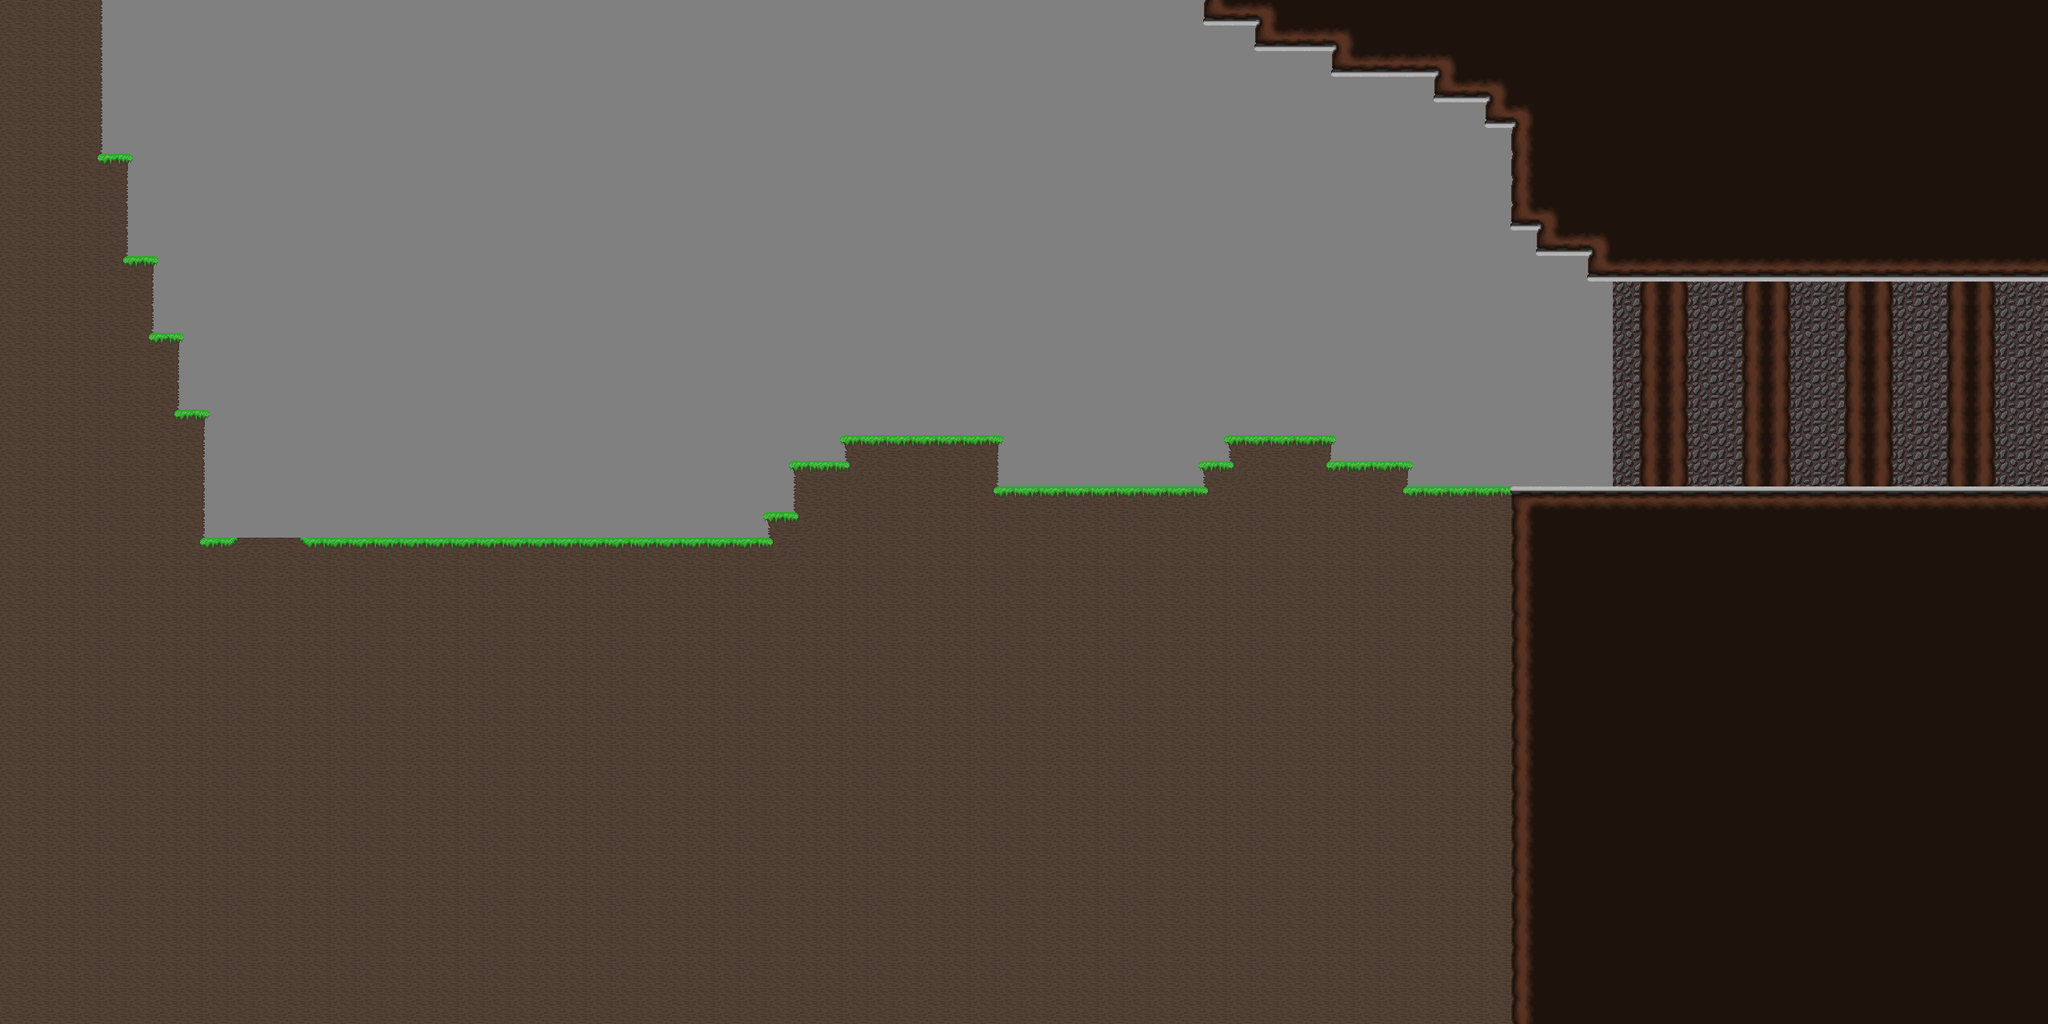

This is a level from a 2D game, rendered from its Tiled map with the project's own tilesets. A one-line summary and the map file follow, with tile-layer data summarised:
An orthogonal 80x40 tile map with 32x32 px tiles, 4 tile layers (BG, Tile Layer 1, Tile Layer 2, FG), 5 tilesets and 18 objects (Ant, Player).

<map version="1.0" orientation="orthogonal" renderorder="right-down" width="80" height="40" tilewidth="32" tileheight="32" backgroundcolor="#00808080" nextobjectid="53">
 <tileset firstgid="1" source="../tilesets/GA-tileset.tsx" />
 <tileset firstgid="25" source="../tilesets/Tiles-Ground.tsx" />
 <tileset firstgid="46" source="../tilesets/Background.tsx" />
 <tileset firstgid="47" source="../tilesets/Player.tsx" />
 <tileset firstgid="48" source="../tilesets/Ant.tsx" />
 <layer name="BG" width="80" height="40">
  <data>[3200 cells, 136 non-empty, 1 distinct tile ids]</data>
 </layer>
 <layer name="Tile Layer 1" width="80" height="40">
  <properties>
   <property name="Depth" value="200" />
  </properties>
  <data>[3200 cells, 1360 non-empty, 13 distinct tile ids]</data>
 </layer>
 <layer name="Tile Layer 2" width="80" height="40">
  <properties>
   <property name="Depth" value="100" />
   <property name="Music" value="/audio/music/GA 3.m4a" />
  </properties>
  <data>[3200 cells, 701 non-empty, 7 distinct tile ids]</data>
 </layer>
 <objectgroup name="Objects">
  <object id="21" name="Ant" gid="48" x="1824.12" y="550.061" width="100" height="53">
   <properties>
    <property name="Blueprint" value="blueprints/entities/Ant.blueprint" />
    <property name="Tag" value="enemy" />
   </properties>
  </object>
  <object id="22" name="Player" gid="47" x="768" y="608" width="32" height="64">
   <properties>
    <property name="Blueprint" value="blueprints/required/Player.blueprint" />
    <property name="Tag" value="player" />
   </properties>
  </object>
  <object id="23" x="0" y="0">
   <properties>
    <property name="Blueprint" value="blueprints/required/GameHud.blueprint" />
   </properties>
  </object>
 </objectgroup>
 <layer name="FG" width="80" height="40">
  <properties>
   <property name="Depth" value="-200" />
  </properties>
  <data>[3200 cells, 92 non-empty, 4 distinct tile ids]</data>
 </layer>
 <objectgroup name="Collisions">
  <object id="26" x="96" y="0" width="32" height="224" />
  <object id="27" x="128" y="192" width="32" height="160" />
  <object id="28" x="160" y="320" width="32" height="128" />
  <object id="30" x="192" y="416" width="32" height="128" />
  <object id="31" x="224" y="512" width="32" height="192" />
  <object id="32" x="256" y="672" width="736" height="32" />
  <object id="33" x="960" y="640" width="64" height="32" />
  <object id="34" x="992" y="576" width="256" height="64" />
  <object id="35" x="1056" y="544" width="192" height="32" />
  <object id="40" x="1248" y="608" width="320" height="32" />
  <object id="41" x="1504" y="576" width="64" height="32" />
  <object id="42" x="1536" y="544" width="128" height="32" />
  <object id="43" x="1632" y="576" width="128" height="32" />
  <object id="46" x="1728" y="608" width="832" height="32" />
  <object id="51" x="2016" y="352" width="32" height="256">
   <properties>
    <property name="Music" value="/audio/music/Fl2.m4a" />
   </properties>
  </object>
 </objectgroup>
</map>